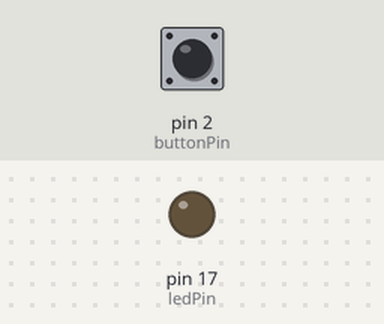
A sketch run on a simulated Arduino Uno, built with avr-gcc and run on an emulated ATmega328P. Shown: output pins drawn as LEDs (lit = HIGH). Dashed ring = blinking. Inputs (shaded band) come from the test bench; at power-on: pin 2 (buttonPin) HIGH.

Above: at 1.2 s.
1.3 s: pin 2 (buttonPin) pulled LOW for 1 s
At 1.55 s:
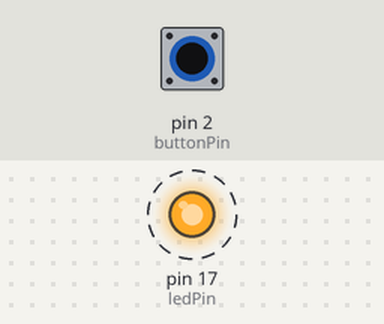
4.3 s: pin 2 (buttonPin) pulled LOW for 3.2 s
At 8.5 s:
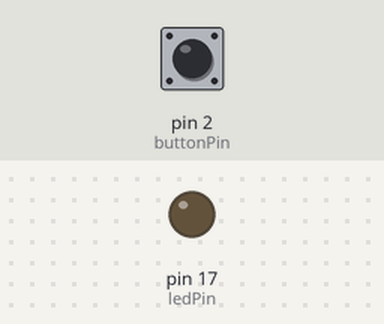
9.0 s: pin 2 (buttonPin) pulled LOW for 0.15 s
At 9.8 s:
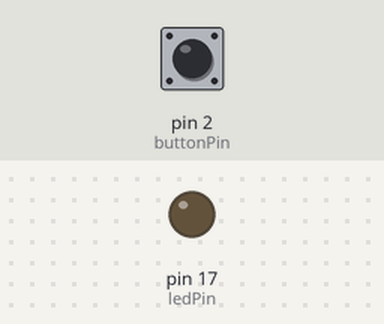
Timing chart, 0 to 12.0 s (numbered marks = the images above; inputs shaded):
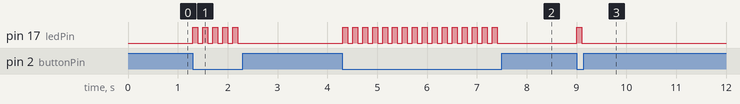

The sketch:

letter_detector_r00.ino
```cpp
/*
This code detects objects in from a a "line-finder" sensor and blinks a LED while the
object is present. I am testing it on a Teensy LC, but it should compile on Arduino UNO
as well.

This code is the base for a letter (mail) detection system.
Written by Clovis Fritzen (clovisf @ gmail DOT com) from "BlinkWithoutDelay" sketch.

*/

// LED on pin 17 to signalize that some movement was detected
const int ledPin =  17;      // the number of the LED pin
const int buttonPin = 2;
unsigned long time;
unsigned long previousTime;
boolean enterFunction= true;
boolean ledState;

void setup() {
  // set the digital pin as output:
  pinMode(ledPin, OUTPUT);
  pinMode(buttonPin, INPUT);
}

void loop()
{
  time = micros();
  if (enterFunction == true){
    previousTime= time;
    Serial.println(previousTime); // for debugging

    // Start your code below
    //-----------------------

    ledState= digitalRead(buttonPin);
    if (ledState == LOW) {

    digitalWrite(ledPin, !digitalRead(ledPin));
    } else{

    }

    //-----------------------
    // End of your code
  }

  // The DELAY time is adjusted in the constant below >>
  if (time - previousTime < 100000){ // 1 million microsencods= 1 second delay
    /* I have actually used 0.999990 seconds, in a trial to compensate the time that
       this IF function takes to be executed. this is really a point that
       need improvement in my code */
    enterFunction= false;
  }
  else {
    enterFunction= true;
  }

}
```

Measured:
- after the input at 1.3 s, pin 17 (ledPin): alternates HIGH for 0.10 s and LOW for 0.10 s, 10 changes in all, then stays LOW, starting at once
- after the input at 4.3 s, pin 17 (ledPin): alternates HIGH for 0.10 s and LOW for 0.10 s, 32 changes in all, then stays LOW, starting at once
- after the input at 9.0 s, pin 17 (ledPin): LOW → HIGH at once, → LOW 0.10 s later
